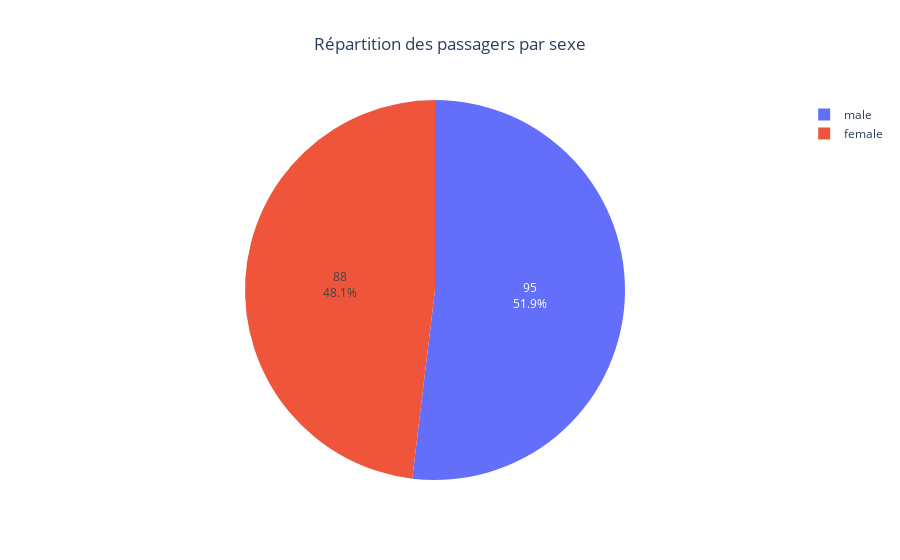

The notebook cell saved with this chart:
### Markdown cell above
#       Répartition des passagers par sexe

### Code cell
import plotly.express as px

# Calculer la proportion par sexe
sex_counts = data['Sex'].value_counts()
sex_percentages = (sex_counts / len(data) * 100).round(2)

# Créer le graphique en camembert
fig = px.pie(
    values=sex_counts,
    names=sex_counts.index,
    title='Répartition des passagers par sexe',
    labels={'index': 'Sexe', 'value': 'Nombre de passagers'},
    color_discrete_map={'male': 'skyblue', 'female': 'pink'}
)

# Personnaliser le graphique
fig.update_traces(
    textinfo='percent+value',
    hovertemplate="Sexe: %{label}<br>Nombre: %{value}<br>Pourcentage: %{percent}"
)

fig.update_layout(
    title_x=0.5,
)

# Afficher le graphique
fig.show()

# Afficher les statistiques détaillées
print("\nRépartition par sexe :")
for sex, percentage in sex_percentages.items():
    print(f"{sex}: {percentage}% ({sex_counts[sex]} passagers)")

### Figure 1 — Plotly figure (JSON) as saved in the notebook; plotly's stock layout.template omitted (floating-point values rounded to 4 significant figures)
{"data": [{"domain": {"x": [0, 1], "y": [0, 1]}, "hovertemplate": "Sexe: %{label}<br>Nombre: %{value}<br>Pourcentage: %{percent}", "labels": ["male", "female"], "legendgroup": "", "name": "", "showlegend": true, "textinfo": "percent+value", "type": "pie", "values": [95, 88]}], "layout": {"legend": {"tracegroupgap": 0}, "title": {"text": "Répartition des passagers par sexe", "x": 0.5}}}
